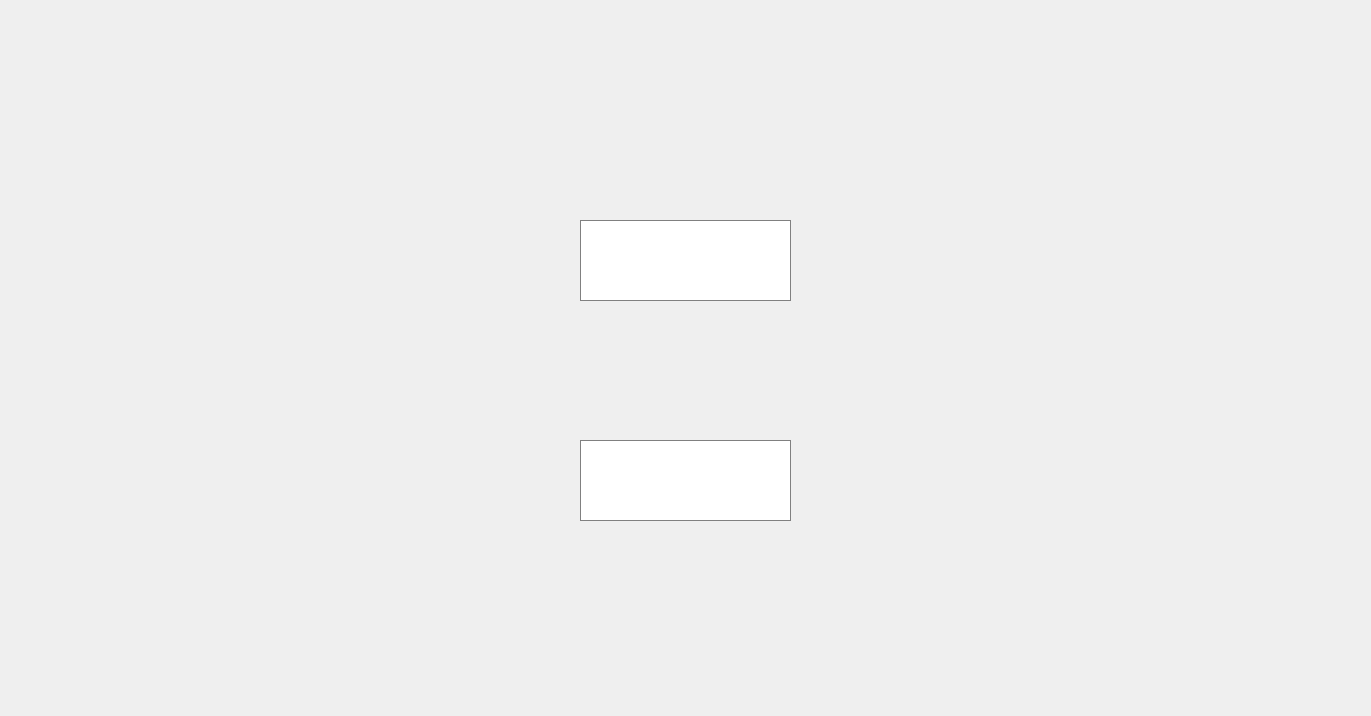
<?xml version="1.0" encoding="UTF-8"?>
<ui version="4.0">
 <class>SecondWindow</class>
 <widget class="QDialog" name="SecondWindow">
  <property name="geometry">
   <rect>
    <x>0</x>
    <y>0</y>
    <width>1371</width>
    <height>716</height>
   </rect>
  </property>
  <property name="windowTitle">
   <string>SecondWindow</string>
  </property>
  <property name="styleSheet">
   <string notr="true">background-image: url(/home/ur0ch/PracticeProjectIU5-2025/images/secondWindowBack.png);  /* Путь к изображению */
background-position: center;  /* Позиция изображения */
background-repeat: no-repeat;  /* Не повторять изображение */
background-size: cover;  /* Растянуть изображение на весь виджет */</string>
  </property>
  <widget class="QLineEdit" name="lineEdit">
   <property name="geometry">
    <rect>
     <x>580</x>
     <y>220</y>
     <width>211</width>
     <height>81</height>
    </rect>
   </property>
   <property name="styleSheet">
    <string notr="true">QLineEdit {
    background-image: url(/home/ur0ch/PracticeProjectIU5-2025/images/white.png);  /* Путь к фотографии */
    background-position: center;  /* Позиция фотографии */
    background-repeat: no-repeat;  /* Не повторять фотографию */
    background-size: cover;  /* Растянуть фотографию на весь фон */
    color: Blue;  /* Цвет текста */
    padding: 5px;  /* Отступы внутри поля */
    border: 1px solid gray;  /* Граница поля */
}

QLineEdit::placeholder {
    color: Black;  /* Цвет текста плейсхолдера */
}</string>
   </property>
  </widget>
  <widget class="QLineEdit" name="lineEdit_2">
   <property name="geometry">
    <rect>
     <x>580</x>
     <y>440</y>
     <width>211</width>
     <height>81</height>
    </rect>
   </property>
   <property name="styleSheet">
    <string notr="true">QLineEdit {
    background-image: url(/home/ur0ch/PracticeProjectIU5-2025/images/white.png);  /* Путь к фотографии */
    background-position: center;  /* Позиция фотографии */
    background-repeat: no-repeat;  /* Не повторять фотографию */
    background-size: cover;  /* Растянуть фотографию на весь фон */
    color: Blue;  /* Цвет текста */
    padding: 5px;  /* Отступы внутри поля */
    border: 1px solid gray;  /* Граница поля */
}

QLineEdit::placeholder {
    color: Black;  /* Цвет текста плейсхолдера */
}</string>
   </property>
  </widget>
 </widget>
 <resources/>
 <connections/>
</ui>
